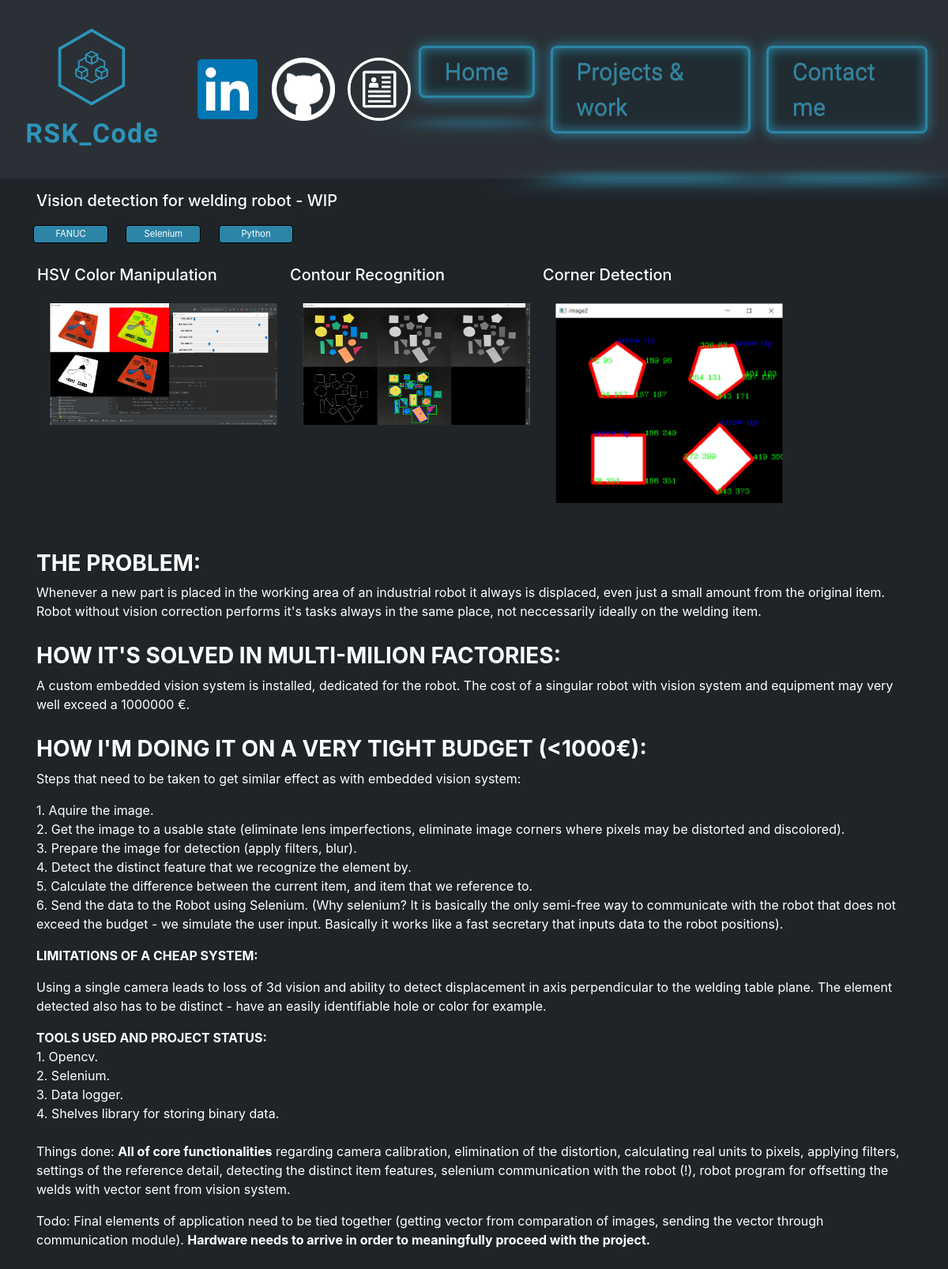
/projects/vision-detection-for-welding-robot-wip, run on the app's committed database.
### core/models.py (models this page shows, shortened)
class Project(models.Model):
    importance = models.PositiveIntegerField(default=5, validators=[
        MaxValueValidator(10),
        MinValueValidator(1)
    ])
    title = models.CharField(max_length=255)
    body = RichTextField(null=True, blank=True)
    thumbnail = models.ImageField(upload_to='thumbnails', blank=True)
    album = models.OneToOneField(ImageAlbum, null=True, blank=True,
                                 related_name='album',
                                 on_delete=models.CASCADE)
    slug = models.SlugField(null=True, blank=True)
    githuburl = models.URLField(null=True, blank=True)
    created = models.DateTimeField(auto_now_add=True, editable=False)
    id = models.UUIDField(default=uuid.uuid4, unique=True,
                          primary_key=True, editable=False)
    tag = models.ManyToManyField(Tag, blank=True)
    video = models.URLField(null=True, blank=True)
    gif = models.URLField(null=True, blank=True)

class Tag(models.Model):
    name = models.CharField(max_length=25)
    id = models.UUIDField(default=uuid.uuid4, unique=True,
                          primary_key=True, editable=False)
    def __str__(self):
        return self.name

class Image(models.Model):
    name = models.CharField(max_length=255)
    image = models.ImageField(upload_to='images/')
    default = models.BooleanField(default=False)
    width = models.FloatField(null=True, blank=True)
    height = models.FloatField(null=True, blank=True)
    album = models.ForeignKey(ImageAlbum, null=True, blank=True,
                              related_name='images',
                              on_delete=models.CASCADE)

### core/views.py (the view)
# urls.py: path('projects/<slug:slug>', views.ProjectDetailView.as_view(),
class ProjectDetailView(DetailView):
    model = Project

### core/models.py (called while the page is built)
    def full(self):
        return self.images.all()

### core/templates/core/project_detail.html (shortened to what this page needs)
{% extends 'core/main.html' %}
{% load static %}
{% block content %}
<div class="container detail_content">
    <h5>{{project.title}}</h5>
    <div class="row detail_body">
        {% for tag in project.tag.all %}
        <button class="col-lg-1 btn detail_tags tag">{{tag}}</button>
        {% endfor %}
    </div>
    <div class="row detail_content">
        {% for image in project.album.full %}
        <div class="col-vlg-4">
            <h5>{{image.name}}</h5>
            <a href="{{image.image.url}}"><img class="project_photo" src="{{image.image.url}}"></a>
        </div>
        {% endfor %}
    </div>
        {{project.body|safe}}
</div>
{% endblock %}

### static/css/my_css.css (style rules this page uses)
:root { --clr-neon: hsl(196,58%,41%); --clr-bg: hsl(200 21% 16%); }
*, *::before, *::after { box-sizing: border-box; }
html, body { display: grid; color: #FFFFFF; background-color: #1F2428; }
h3 { margin-top :1em; }
.tag { font-size: 70%; color: #FFFFFF; background-color: #202428; border: solid black 1px; border-radius: 1; margin: 0.1em; padding: 0.2em; align-items: center; }
.project_photo { width: 20em; padding: 1em; height: auto; }
.detail_tags { margin: 1em; background-color: #2c85a6; }
.detail_content { padding: 1em; }

### data on the page
Project: title "Vision detection for welding robot - WIP", body "THE PROBLEM: Whenever a new part is placed in the working area of an industrial robot it always is displaced, even just a small amount from the original item. Robot without vision correction performs it's tasks always in the same place, not neccessarily ideally on the welding item. HOW IT'S SOLVED IN MULTI-MILION FACTORIES: A custom embedded vision system is installed, dedicated for the robot. The cost of a singular robot with vision system and equipment may very well exceed a 1000000 €. HOW I'M DOING IT ON A VERY TIGHT BUDGET (<1000€): Steps that need to be taken to get similar effect as with embedded vision system: 1. Aquire the image. 2. Get the image to a usable state (eliminate lens…"
Tag: name "FANUC"
Tag: name "Selenium"
Tag: name "Python"
Image: name "HSV Color Manipulation", image (picture)
Image: name "Contour Recognition", image (picture)
Image: name "Corner Detection", image (picture)
